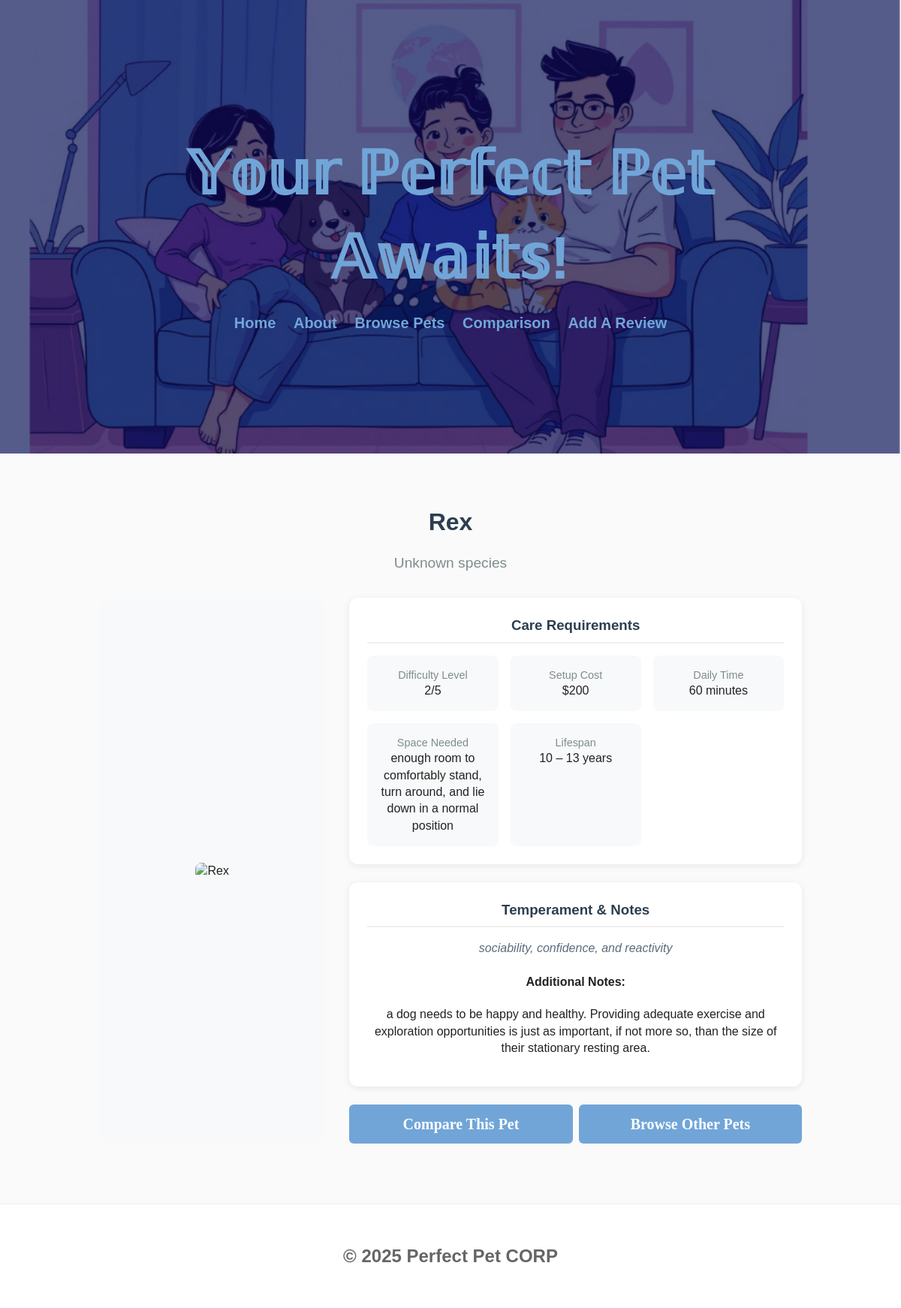
Page /pet/1 on the committed database.
### tables this page shows
CREATE TABLE Pets (id INTEGER PRIMARY KEY AUTOINCREMENT, name TEXT NOT NULL, species_id INTEGER NOT NULL REFERENCES Species (id), lifespan TEXT (20), difficulty INTEGER, cost_setup INTEGER, daily_time_min INTEGER, space_required TEXT, temperament TEXT (20), notes TEXT (20));

### routes.py (the view)
@app.route('/pet/<int:pet_id>')
def pet_profile(pet_id):
    conn = get_db()
    try:
        pet = conn.execute('''SELECT id,
                            name,
                            species_id,
                            lifespan,
                            difficulty,
                            cost_setup,
                            daily_time_min,
                            space_required,
                            temperament,
                            notes FROM Pets
                            WHERE id = ?''', (pet_id,)).fetchone()
        print(dict(pet))
        if pet is not None:
            print("got here")
            return render_template('pet_profiles.html', pet=dict(pet))
        else:
            return render_template('error.html',
                                   message=(f'Pet with ID {pet_id} not found. \
                                       <a href="/browse">Browse all pets</a>'))
    except Exception as e:
        print("Error fetching pet:", e)
        return render_template('error.html',
                               message='Error loading pet information. \
                                   Please try again.')
    finally:
        conn.close()

### templates/pet_profiles.html (shortened to what this page needs)
{% extends 'layout.html' %}
{% block content %}
<div class="pet-profile-container">
    <div class="pet-header">
        <h1>{{ pet.name }}</h1>
        <p class="pet-species">{{ pet.species or 'Unknown species' }}</p>
    </div>
    <div class="pet-content">
        <div class="pet-image-large">
            <img src="/static/images/{{ pet.name|lower }}.jpg" alt="{{ pet.name }}">
        </div>
        <div class="pet-details">
            <div class="detail-card">
                <h3>Care Requirements</h3>
                <div class="detail-grid">
                    <div class="detail-item">
                        <span class="detail-label">Difficulty Level</span>
                        <span class="detail-value">{{ pet.difficulty }}/5</span>
                    </div>
                    <div class="detail-item">
                        <span class="detail-label">Setup Cost</span>
                        <span class="detail-value">${{ pet.cost_setup }}</span>
                    </div>
                    <div class="detail-item">
                        <span class="detail-label">Daily Time</span>
                        <span class="detail-value">{{ pet.daily_time_min }} minutes</span>
                    </div>
                    <div class="detail-item">
                        <span class="detail-label">Space Needed</span>
                        <span class="detail-value">{{ pet.space_required or 'Unknown' }}</span>
                    </div>
                    <div class="detail-item">
                        <span class="detail-label">Lifespan</span>
                        <span class="detail-value">{{ pet.lifespan or 'Unknown' }}</span>
                    </div>
                </div>
            </div>
            <div class="detail-card">
                <h3>Temperament & Notes</h3>
                <p class="pet-temperament">{{ pet.temperament or 'No temperament information available.' }}</p>
                {% if pet.notes %}
                <div class="pet-notes">
                    <h4>Additional Notes:</h4>
                    <p>{{ pet.notes }}</p>
                </div>
                {% endif %}
            </div>
            <div class="pet-actions">
                <a href="/compare?first={{ pet.name }}" class="btn-primary">Compare This Pet</a>
                <a href="/browse" class="btn-secondary">Browse Other Pets</a>
            </div>
        </div>
    </div>
</div>
{% endblock %}

### static/css/style.css (style rules this page uses)
:root { --muted: #666; --bg: #fafafa; }
.pet-temperament { color: #5a6b7c; margin: 0.5rem 0; font-style: italic; }
* { box-sizing: border-box; }
body { font-family: Arial, Helvetica, sans-serif; margin: 0; background: var(--bg); color: #222; line-height: 1.4; }
.btn-primary, .btn-secondary { padding: 0.75rem 1.5rem; border-radius: 6px; text-decoration: none; font-weight: bold; display: inline-block; color: white; font-family: 'Merienda', cursive; font-size: 20px; background-color: #71a5d8; }
.btn-primary { color: white; border: 2px solid var(--accent); }
.btn-secondary { color: white; border: 2px solid var(--accent); }
.pet-header { text-align: center; }
.pet-header { text-align: center; flex: 1; }
.pet-temperament { color: #5a6b7c; margin: 1rem 0; font-style: italic; line-height: 1.5; }
.pet-actions { display: flex; gap: 0.5rem; margin-top: 1.5rem; }
.pet-actions a { flex: 1; text-align: center; padding: 0.75rem; border-radius: 6px; text-decoration: none; font-weight: bold; transition: all 0.3s ease; }
.pet-profile-container { max-width: 1000px; margin: 0 auto; padding: 2rem 1rem; }
.pet-header { text-align: center; margin-bottom: 2rem; }
.pet-header h1 { color: #2c3e50; margin-bottom: 0.5rem; }
.pet-species { color: #7f8c8d; font-size: 1.2rem; }
.pet-content { display: grid; grid-template-columns: 1fr 2fr; gap: 2rem; }
.pet-image-large { background: #f8f9fa; border-radius: 12px; padding: 2rem; display: flex; align-items: center; justify-content: center; min-height: 300px; }
.pet-image-large img { max-width: 100%; max-height: 250px; border-radius: 8px; }
.detail-card { background: white; padding: 1.5rem; border-radius: 12px; box-shadow: 0 2px 10px rgba(0,0,0,0.08); margin-bottom: 1.5rem; }
.detail-card h3 { color: #2c3e50; margin-top: 0; margin-bottom: 1rem; border-bottom: 2px solid #f0f0f0; padding-bottom: 0.5rem; }
.detail-grid { display: grid; grid-template-columns: repeat(auto-fit, minmax(150px, 1fr)); gap: 1rem; }
.detail-item { display: flex; flex-direction: column; padding: 1rem; background: #f8f9fa; border-radius: 8px; }
.detail-label { font-size: 0.9rem; color: #7f8c8d; margin-bottom: }

### rows in the picture
Pets: name "Rex", difficulty "2", cost_setup "200", daily_time_min "60", space_required "enough room to comfortably stand, turn around, and lie down in a normal position", lifespan "10 – 13 years", temperament "sociability, confidence, and reactivity", notes "a dog needs to be happy and healthy. Providing adequate exercise and exploration opportunities is just as important, if not more so, than the size of their stationary resting area."

### other values in the picture
{{ pet.species or 'Unknown species' }} "Unknown species"
